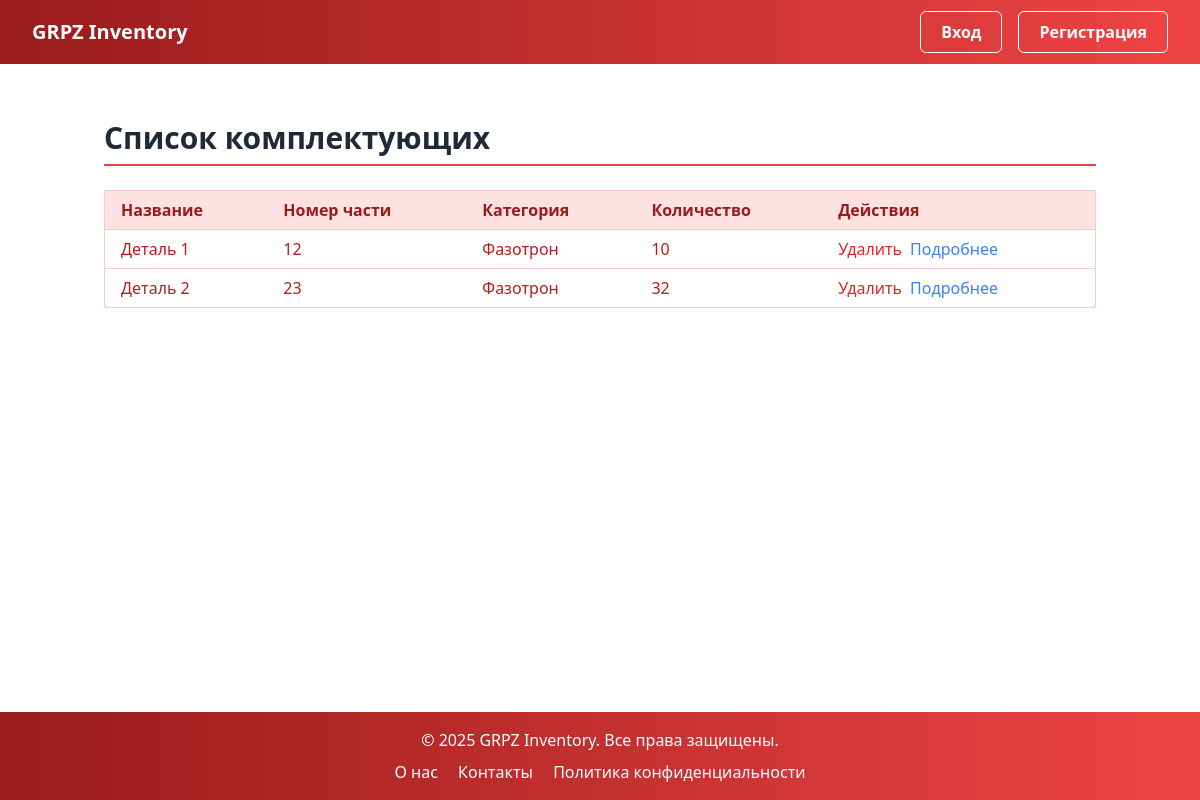
The app's page /components/, older data.
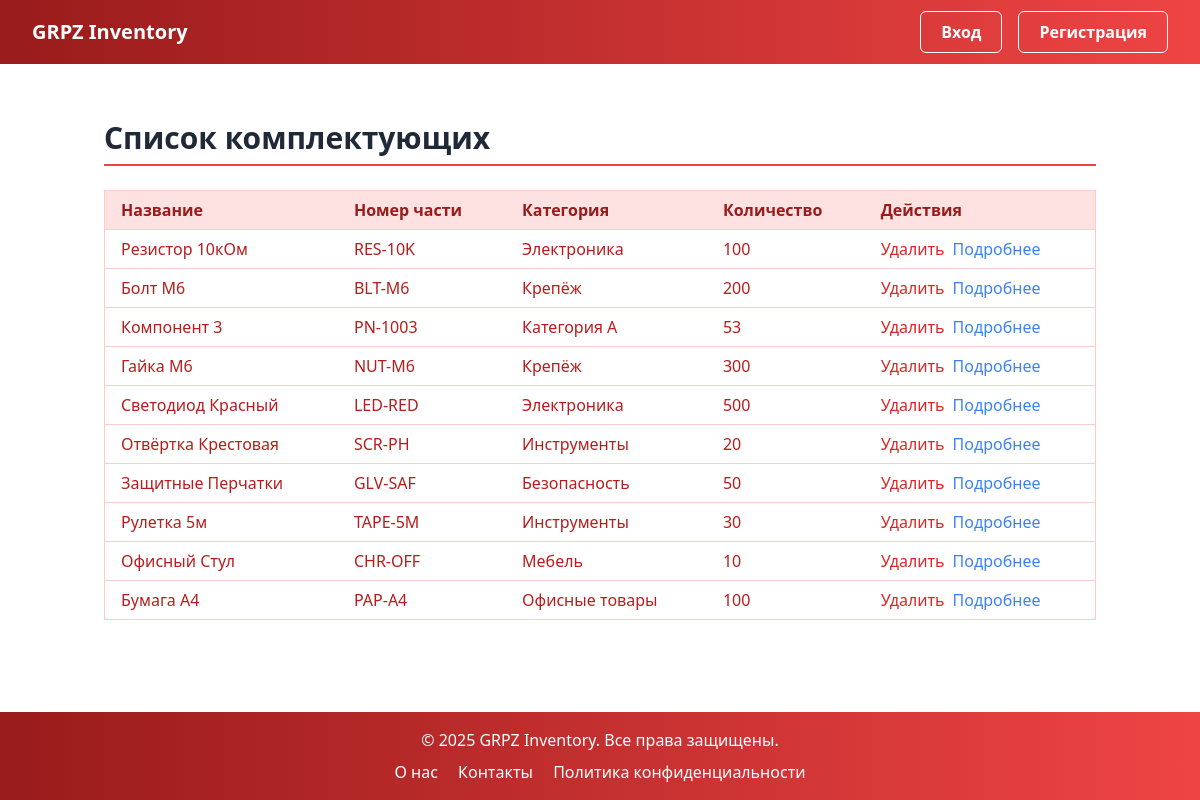
The same page, newer data.
### components/models.py (models this page shows, shortened)
class Component(models.Model):
    name = models.CharField(max_length=255, verbose_name='Наименование')
    part_number = models.CharField(max_length=50, unique=True, verbose_name='Артикул')
    category = models.CharField(max_length=100, blank=True, verbose_name='Категория')
    description = models.TextField(blank=True, verbose_name='Описание')
    unit = models.CharField(max_length=20, default='шт', verbose_name='Единица измерения')
    barcode = models.CharField(max_length=100, unique=True, blank=True, null=True, verbose_name='Штрих-код')
    quantity = models.PositiveIntegerField(default=0, verbose_name='Количество')
    warehouse = models.ForeignKey('warehouses.Warehouse', on_delete=models.CASCADE, verbose_name='Склад')
    supplier = models.ForeignKey('suppliers.Supplier', on_delete=models.SET_NULL, null=True, blank=True, verbose_name='Поставщик')
    created_at = models.DateTimeField(auto_now_add=True, verbose_name='Дата создания')
    updated_at = models.DateTimeField(auto_now=True, verbose_name='Дата обновления')
    image = models.ImageField(upload_to='components/', blank=True, null=True, verbose_name='Изображение')
    class Meta:
        verbose_name = 'Комплектующее'
        verbose_name_plural = 'Комплектующие'

### components/views.py (the view, shortened to what this page needs)
# urls.py: path('', views.component_list, name='component_list'),
def component_list(request):
    try:
        components = Component.objects.all()
        can_edit_component = request.user.is_authenticated and request.user.role in ['admin', 'warehouse_worker']
        return render(request, 'components/list.html', {
            'components': components,
            'can_edit_component': can_edit_component
        })
    except Exception as e:
        return JsonResponse({'error': str(e)}, status=500)

### components/templates/components/list.html (shortened to what this page needs)
﻿{% extends 'base.html' %}
{% block content %}
<section class="container mx-auto px-4 py-8">
    <div class="mb-6">
        <h2 class="border-b-2 border-red-500 pb-2 text-3xl font-bold text-gray-800">Список комплектующих</h2>
    </div>
    <div class="overflow-x-auto">
        <table class="min-w-full rounded-lg border border-red-200 bg-white shadow-md">
            <thead>
                <tr class="bg-red-100">
                    <th class="px-4 py-2 text-left font-semibold text-red-800">Название</th>
                    <th class="px-4 py-2 text-left font-semibold text-red-800">Номер части</th>
                    <th class="px-4 py-2 text-left font-semibold text-red-800">Категория</th>
                    <th class="px-4 py-2 text-left font-semibold text-red-800">Количество</th>
                    <th class="px-4 py-2 text-left font-semibold text-red-800">Действия</th>
                </tr>
            </thead>
            <tbody>
                {% for component in components %}
                <tr class="border-t border-red-200">
                    <td class="px-4 py-2 text-red-700">{{ component.name }}</td>
                    <td class="px-4 py-2 text-red-700">{{ component.part_number }}</td>
                    <td class="px-4 py-2 text-red-700">{{ component.category }}</td>
                    <td class="px-4 py-2 text-red-700">{{ component.quantity }}</td>
                    <td class="flex gap-2 px-4 py-2 text-red-700">
                        <button data-id="{{ component.pk }}" class="delete-button text-red-600 hover:underline">Удалить</button>
                        <a href="{% url 'components:component_detail' component.pk %}" class="text-blue-500 hover:underline">Подробнее</a>
                    </td>
                </tr>
                {% endfor %}
            </tbody>
        </table>
    </div>
</section>
{% endblock %}

### templates/base.html (shortened to what this page needs)
﻿<!DOCTYPE html>
<html lang="ru">
<head>
    {% load static %}
    <link rel="stylesheet" href="{% static 'css/dist/styles.css' %}" />
</head>
<body>
    <header class="bg-gradient-to-r flex items-center justify-between from-red-800 to-red-500 px-8 py-4 text-white select-none">
        <a href="{% url 'home' %}" class="text-xl font-extrabold">GRPZ Inventory</a>
        <nav class="flex space-x-4">
            {% if user.is_authenticated %}
            <a href="{% url 'components:component_list' %}" class="rounded-md border border-white px-5 py-2 font-semibold transition hover:bg-white hover:text-red-800">Компоненты</a>
            <a href="{% url 'warehouses:warehouse_list' %}" class="rounded-md border border-white px-5 py-2 font-semibold transition hover:bg-white hover:text-red-800">Склады</a>
            <a href="{% url 'users:profile' %}" class="rounded-md border border-white px-5 py-2 font-semibold transition hover:bg-white hover:text-red-800">Профиль</a>
            <form method="post" action="{% url 'logout' %}" class="inline">
                {% csrf_token %}
                <button type="submit" class="rounded-md border border-white px-5 py-2 font-semibold transition hover:bg-white hover:text-red-800">Выйти</button>
            </form>
            {% else %}
            <a href="{% url 'login' %}" class="rounded-md border border-white px-5 py-2 font-semibold transition hover:bg-white hover:text-red-800">Вход</a>
            <a href="{% url 'users:register' %}" class="rounded-md border border-white px-5 py-2 font-semibold transition hover:bg-white hover:text-red-800">Регистрация</a>
            {% endif %}
        </nav>
    </header>
    <main class="mx-auto w-full max-w-7xl flex-1 px-12">
        {% block content %}{% endblock %}
    </main>
    <footer class="bg-gradient-to-r from-red-800 to-red-500 py-4 text-center text-base text-white select-none">
        <div class="container mx-auto px-4">
            <p>© 2025 GRPZ Inventory. Все права защищены.</p>
            <div class="mt-2 space-x-4">
                <a href="#" class="text-white hover:underline">О нас</a>
                <a href="#" class="text-white hover:underline">Контакты</a>
                <a href="#" class="text-white hover:underline">Политика конфиденциальности</a>
            </div>
        </div>
    </footer>
</body>
</html>

### templates/base.html (style rules this page uses)
html, body { margin: 0; padding: 0; height: 100%; }
body { display: flex; flex-direction: column; min-height: 100vh; }
header { position: fixed; top: 0; left: 0; right: 0; height: 64px; z-index: 1000; }
main { padding-top: 64px; flex: 1 0 auto; }
footer { flex-shrink: 0; }

Row changes from the older to the newer data that the page shows:
removed Component: name "Деталь 1", part_number "12", category "Фазотрон", quantity "10"
removed Component: name "Деталь 2", part_number "23", category "Фазотрон", quantity "32"
added Component: name "Резистор 10кОм", part_number "RES-10K", category "Электроника", quantity "100"
added Component: name "Болт М6", part_number "BLT-M6", category "Крепёж", quantity "200"
added Component: name "Компонент 3", part_number "PN-1003", category "Категория A", quantity "53"
added Component: name "Гайка М6", part_number "NUT-M6", category "Крепёж", quantity "300"
added Component: name "Светодиод Красный", part_number "LED-RED", category "Электроника", quantity "500"
added Component: name "Отвёртка Крестовая", part_number "SCR-PH", category "Инструменты", quantity "20"
added Component: name "Защитные Перчатки", part_number "GLV-SAF", category "Безопасность", quantity "50"
added Component: name "Рулетка 5м", part_number "TAPE-5M", category "Инструменты", quantity "30"
added Component: name "Офисный Стул", part_number "CHR-OFF", category "Мебель", quantity "10"
added Component: name "Бумага А4", part_number "PAP-A4", category "Офисные товары", quantity "100"
